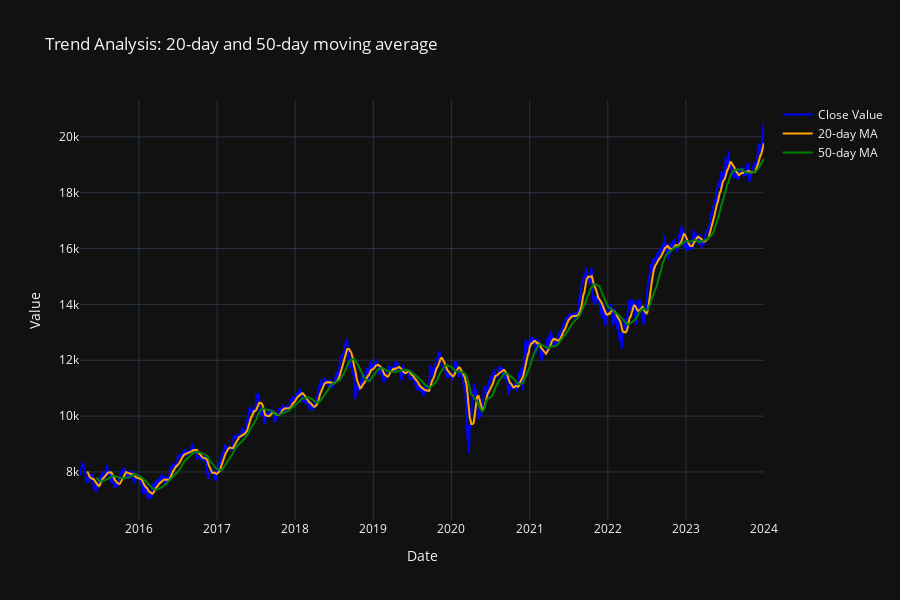

Notebook code cell kept with this figure:
### Code cell
df['MA50'] = df['Close'].rolling(window=50).mean()
fig3 = go.Figure()
fig3.add_trace(go.Scatter(x=df.index,y=df['Close'],mode='lines',name='Close Value',line=dict(color='blue')))
fig3.add_trace(go.Scatter(x=df.index,y=df['MA20'],mode='lines',name='20-day MA',line=dict(color='orange')))
fig3.add_trace(go.Scatter(x=df.index,y=df['MA50'],mode='lines',name='50-day MA',line=dict(color='green')))
fig3.update_layout(title='Trend Analysis: 20-day and 50-day moving average',
                  xaxis_title='Date',
                  yaxis_title='Value',
                  showlegend=True,
                  template='plotly_dark',
                  height=600)
fig3.show()

### Figure 1 — Plotly figure (JSON) as saved in the notebook; plotly's stock layout.template omitted (floating-point values rounded to 4 significant figures; data arrays with more than 128 entries replaced by an {"elided": "..."} marker saying what was removed)
{"data": [{"line": {"color": "blue"}, "mode": "lines", "name": "Close Value", "type": "scatter", "x": {"elided": "2167 str values"}, "y": {"elided": "2167 float values"}}, {"line": {"color": "orange"}, "mode": "lines", "name": "20-day MA", "type": "scatter", "x": {"elided": "2167 str values"}, "y": {"elided": "2167 float values"}}, {"line": {"color": "green"}, "mode": "lines", "name": "50-day MA", "type": "scatter", "x": {"elided": "2167 str values"}, "y": {"elided": "2167 float values"}}], "layout": {"height": 600, "showlegend": true, "title": {"text": "Trend Analysis: 20-day and 50-day moving average"}, "xaxis": {"title": {"text": "Date"}}, "yaxis": {"title": {"text": "Value"}}}}
